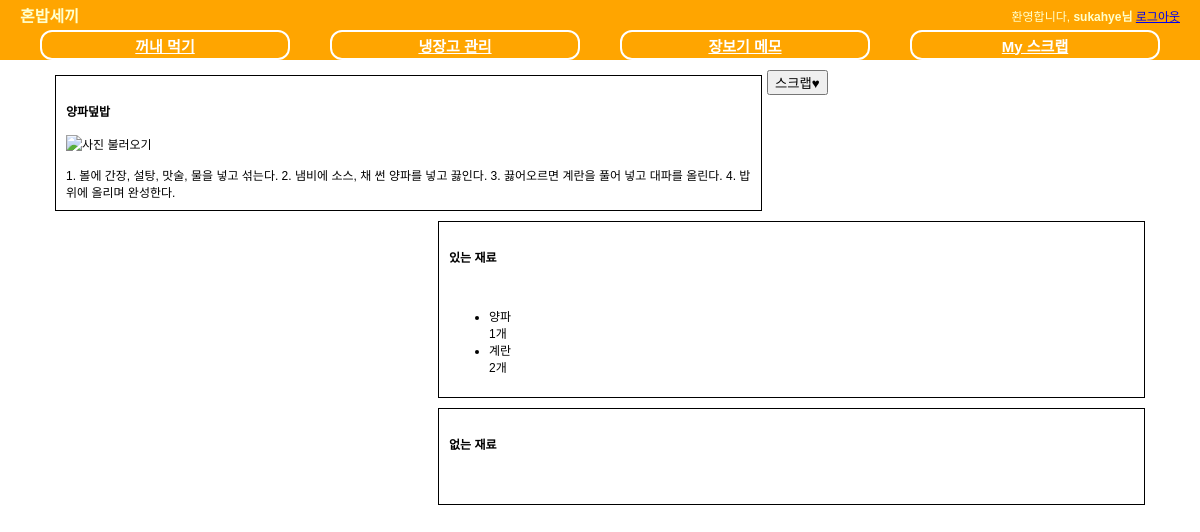
/fridge/7/menu_detail/ (signed in), run on the app's committed database.
### fridge/models.py (models this page shows, shortened)
class Menu(models.Model):
    menu_name = models.CharField(max_length=50)
    menu_image = models.ImageField(verbose_name='menu_image', upload_to='images/menu', blank=True)
    menu_thumbnail = ImageSpecField(source='menu_image', processors=[ResizeToFill(100, 50)],
                                    format='JPEG',
                                    options={'quality': 60})
    main_ingredients = JSONField(verbose_name='main_ingredients', default=dict)
    sub_ingredients = JSONField(verbose_name='sub_ingredients', default=dict)
    class Meta:
        verbose_name = 'Cooking Menu'
        ordering = ['menu_name']

class Recipe(models.Model):
    sauce = models.ManyToManyField(Sauce, related_name='sauce')
    description = models.TextField()
    menu = models.OneToOneField('Menu', on_delete=models.CASCADE, related_name='recipe')
    class Meta:
        verbose_name = 'Recipe'

class Ingredient(models.Model):
    ingredientName = models.CharField(max_length=50)
    type = models.IntegerField(default=0)
    category = models.IntegerField(default=0)
    storageMethod = models.IntegerField(default=0)
    unit = models.CharField(max_length=100)
    defaultValue = models.IntegerField(default=0)
    ingredientCode = models.IntegerField(default=0)

### fridge/views.py (the view)
# urls.py: url(r'^(?P<pk>[0-9]+)/menu_detail/$', RecommendationDetail.as_view(), name='menu_detail'),
class RecommendationDetail(View):
    def get(self, request, pk):
        template_name = 'fridge/menu_detail.html'
        recom_menu = get_object_or_404(Menu, pk=pk)
        yes_ingre, no_ingre = Recommendation.has_what(request.user, pk)
        return render(request, template_name, {'menu':recom_menu,
                                               'yes_ingre':yes_ingre,
                                               'no_ingre':no_ingre})

### fridge/fields.py (called while the page is built)
    def to_python(self, value):
        if self.blank and not value:
            return None
        if isinstance(value, six.string_types):
            try:
                return json.loads(value)
            except Exception as e:
                raise ValidationError(str(e))
        else:
            return value

        def from_db_value(self, value, expression, connection):
            return self.to_python(value)

### fridge/models.py (called while the page is built)
    def has_what(owner, pk):
        menu_item = Menu.objects.get(pk=pk)
        menu_main = set(int(k) for k in menu_item.main_ingredients.keys())
        fridge_item = FridgeItem.objects.values_list('iteminfo', flat=True).filter(owner=owner)
        has_fridge= set()
        for k in fridge_item:
            has_fridge.add(Ingredient.objects.get(pk=k).ingredientCode)
        temp_yes_ingre = menu_main.intersection(has_fridge)
        temp_no_ingre = menu_main.difference(has_fridge)
        yes_ingre = {}
        no_ingre = {}
        for k in temp_yes_ingre:
            yes_ingre[Ingredient.objects.get(ingredientCode=k)] = menu_item.main_ingredients[str(k)]
        for k in temp_no_ingre:
            no_ingre[Ingredient.objects.get(ingredientCode=k)] = menu_item.main_ingredients[str(k)]
        return (yes_ingre, no_ingre)

### fridge/templates/fridge/menu_detail.html (shortened to what this page needs)
{% extends "base.html" %}
{% load staticfiles %}
{% block extrastyle %}{% static "fridge/menu_detail.css" %}{% endblock %}
{% block content %}
<div id="content">
    <div id="recipe">
        <h4>{{ menu.menu_name }}</h4>
        {% if menu.menu_image %}
            <img src="{{ menu.menu_image.url }}" height="300" /> <br><br>
        {% else %}
            <img src="//:0" height="300" title="사진 불러오기"> <br><br>
        {% endif %}
        <span>
            {{ menu.recipe.description }}
        </span>
    </div>
    <div id="yes_ingredients">
        <h4>있는 재료</h4> <br>
       <ul>
            {% for ingre_code, ingre_weight in yes_ingre.items %}
           <li>{{ ingre_code.ingredientName }}<br>
           {{ ingre_weight }}{{ ingre_code.unit }}</li>
            {% endfor %}
        </ul>
    </div>
    <div id="no_ingredients">
        <h4>없는 재료</h4> <br>
    </div>
    <div>
    <form method="POST" action="{% url 'fridge:do_scrap' menu.id %}">{% csrf_token %}<input type="submit" value="스크랩&hearts;"></form>
    </div>
</div>
{% endblock %}

### templates/base.html (shortened to what this page needs)
<!DOCTYPE html>
<html lang="ko">
<head>
</head>
{% load staticfiles %}
<link rel="stylesheet" type="text/css" href="{% static "css/base.css" %}" />
<link rel="stylesheet" type="text/css" href="{% block extrastyle %}{% endblock %}"/>
<body>
    <div id="header">
        <h2 class="maintitle">혼밥세끼</h2>
        {% if user.is_active %}
        <h4 class="welcome">환영합니다,
            <strong>{% firstof user.get_short_name user.get_username %}님</strong>
            <a href="{% url 'logout' %}">로그아웃</a>
        </h4>
        {% else %}
        <h4 class="welcome">환영합니다, 게스트 사용자님 /
            <a href="{% url 'login' %}">로그인</a>
            <a href="{% url 'register' %}">회원가입</a>
        </h4>
        {% endif %}
    </div>
    <div id="menu">
        <li><a href ="{% url 'fridge:recommendation' %}">꺼내 먹기</a></li>
        <li><a href ="{% url 'fridge:manage' %}">냉장고 관리</a></li>
        <li><a href ="{% url 'fridge:shopping' %}">장보기 메모</a></li>
        <li><a href ="{% url 'fridge:scrap_list' %}">My 스크랩</a></li>
    </div>
    {% block content %} {% endblock %}
</body>
</html>

### static/css/base.css (style rules this page uses)
body { font-family: "Lucida Grande", Verdana, Arial, sans-serif; font-size: 12px; }
div#header { position: absolute; top: 0px; left: 0px; height: 30px; width:100%; display: table; background: orange; }
div#menu { position: absolute; top:30px; left:0px; height:30px; width: 100%; display: table; table-layout:fixed; border-spacing: 40px 0px; background: orange; font-size: 15px; }
div#content { position: absolute; top:70px; left:50px; right:50px; }
.maintitle { display: table-cell; vertical-align: middle; padding-left:20px; color: #ffc; font-weight: bold; font-size: 16px; }
.welcome { display:table-cell; vertical-align: middle; text-align: right; padding-right: 20px; color: #ffc; font-weight: normal; font-size: 12px; }
div#menu a:link, div#menu a:visited { color: white; }
div#menu >li { display: table-cell; vertical-align: middle; border: 2px solid white; border-radius: 12px; text-align: center; font-weight: bold; text-decoration:none; }

### fridge/static/fridge/menu_detail.css (style rules this page uses)
div#recipe { border-color:black; border-width:1px; border-style:solid; float:left; width:685px; padding:10px; margin: 5px; }
div#yes_ingredients { border-color:black; border-width:1px; border-style:solid; float:right; width:685px; padding: 10px; margin: 5px; }
div#no_ingredients { border-color:black; border-width:1px; border-style:solid; float:right; width:685px; padding: 10px; margin: 5px; }

### data on the page
Menu: menu_name "양파덮밥", recipe.description "1. 볼에 간장, 설탕, 맛술, 물을 넣고 섞는다. 2. 냄비에 소스, 채 썬 양파를 넣고 끓인다. 3. 끓어오르면 계란을 풀어 넣고 대파를 올린다. 4. 밥위에 올리며 완성한다."
Ingredient: ingredientName "양파", storageMethod "1", unit "개"
Ingredient: ingredientName "계란", ingre_weight "2", unit "개"
